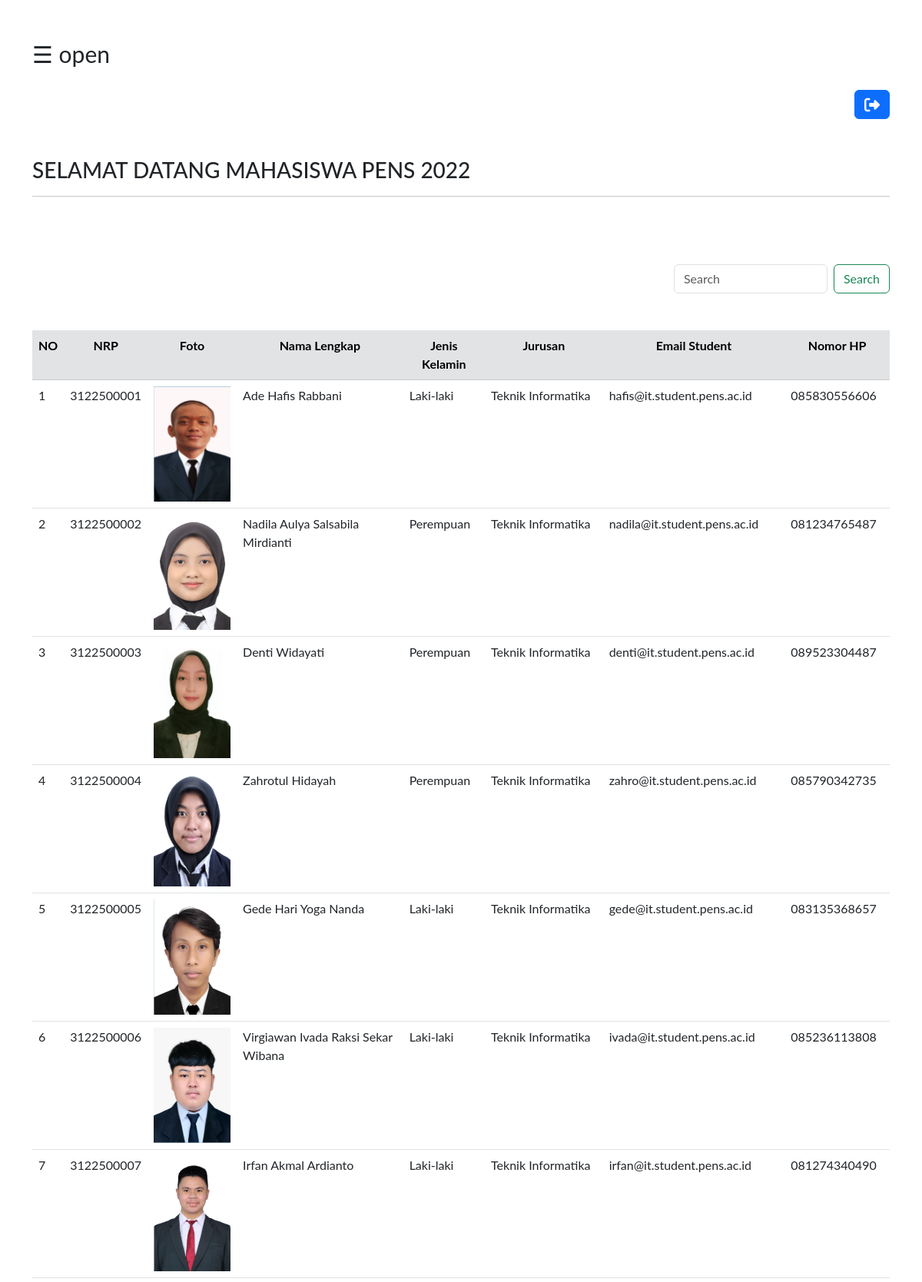
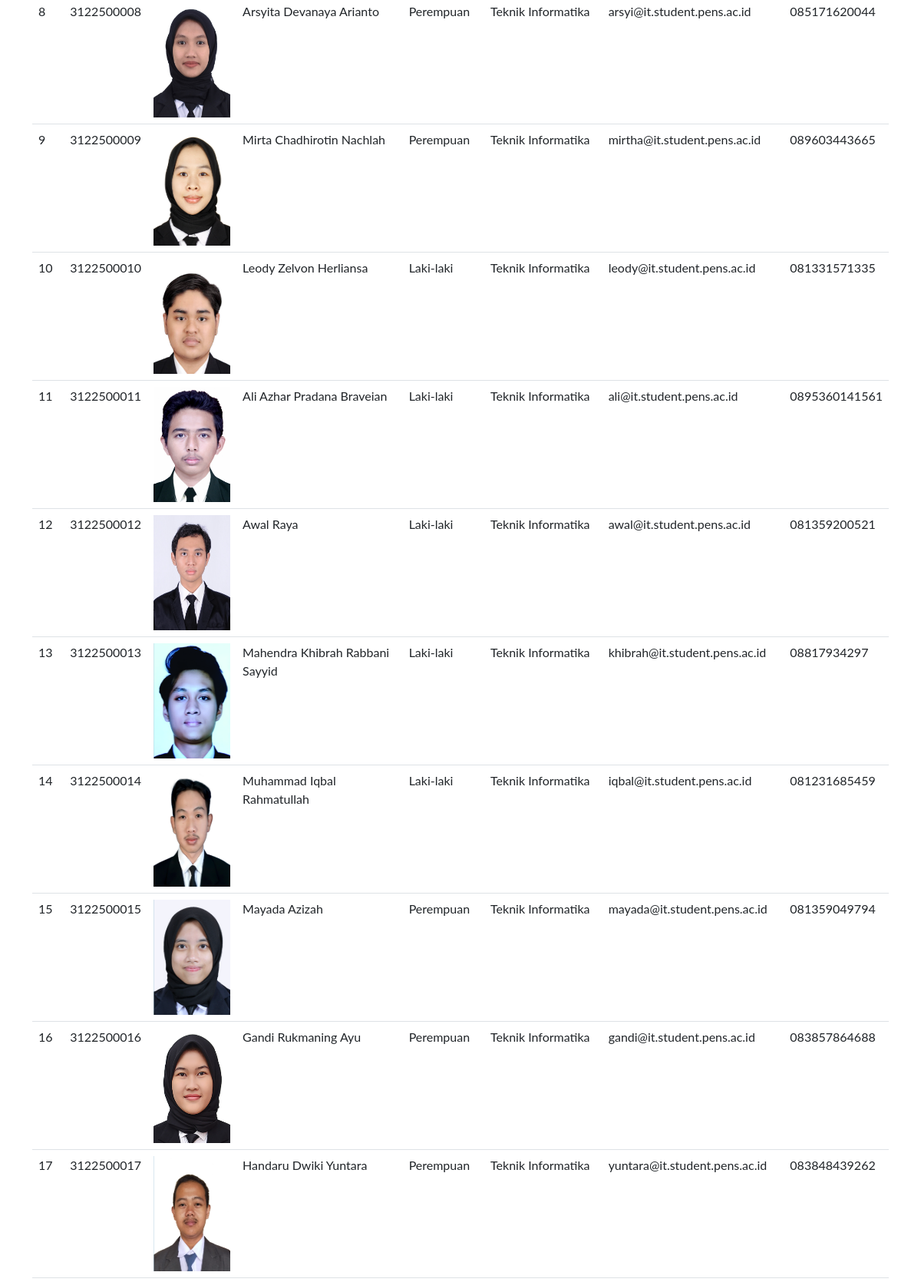
Screenshot of /DataMahasiswa/tampilanMahasiswa.php (signed in, upper part) with the database file from the repository (2 pictures, top to bottom).
### tables this page shows
CREATE TABLE `mahasiswa` (
  `nrp` varchar(20) NOT NULL,
  `nama` varchar(255) NOT NULL,
  `jenis_kelamin` varchar(10) NOT NULL,
  `jurusan` varchar(100) NOT NULL,
  `email` varchar(100) NOT NULL,
  `no_hp` varchar(100) NOT NULL,
  `foto` varchar(255) NOT NULL,
  `tipe` varchar(255) NOT NULL,
  `size` varchar(20) NOT NULL,
  `id` int(20) NOT NULL,
  `files` varchar(255) NOT NULL,
  `Tugas` varchar(500) NOT NULL
);

### DataMahasiswa/tampilanMahasiswa.php (the view, shortened to what this page needs)
<!DOCTYPE html>
<html>
<head>
	<link rel="stylesheet" href="https://cdnjs.cloudflare.com/ajax/libs/font-awesome/6.4.0/css/all.min.css">
	<link rel="stylesheet" href="https://cdnjs.cloudflare.com/ajax/libs/font-awesome/6.4.0/css/all.min.css">
  	<link href="https://cdn.jsdelivr.net/npm/bootstrap@5.3.0-alpha3/dist/css/bootstrap.min.css" rel="stylesheet">
</head>
<body>
	<br><br>
	<div class="container-lg">
<span style="font-size:30px;cursor:pointer" onclick="openNav()">&#9776; open</span>
		<br><br>
		<div class="d-grid gap-2 d-md-flex justify-content-md-end">
		<a class="btn btn-primary" href="logout.php"><i class="fa-sharp fa-solid fa-right-from-bracket fa-lg" style="color: #ffffff;"></i></a>
		</div>
	<h3>SELAMAT DATANG MAHASISWA PENS 2022</h3>
	<hr>
	<br/>
	<br/>
	<br/>
	<form  method="post" class="d-flex" role="search" style="justify-content: flex-end;">
  		<div style="display: flex;">
    	<input class="form-control me-2" name="cari_nama" type="search" placeholder="Search" aria-label="Search" style="max-width: 200px;" autofocus autocomplete="off">
    	<button class="btn btn-outline-success" type="submit" name="cari" >Search</button>
  		</div>
	</form><br><br>
	<table class="table table-hover " >
		<tr class="table-secondary" align="center">
			<th>NO</th>
            <th>NRP</th>
			<th>Foto</th>
			<th>Nama Lengkap</th>
			<th>Jenis Kelamin</th>
			<th>Jurusan</th>
			<th>Email Student</th>
            <th>Nomor HP</th>
		</tr>
		<?php
		include 'koneksi.php';
		if(isset($_POST['cari'])){
			$caridata = $_POST['cari_nama'];
			$query = "SELECT * FROM mahasiswa WHERE nama LIKE '%$caridata%' OR
					nrp LIKE '%$caridata%' OR email LIKE '%$caridata%' OR no_hp LIKE '%$caridata%' OR
					jenis_kelamin LIKE '%$caridata
					%' OR jurusan LIKE '%$caridata%'";
		}else{
			$query = "SELECT * FROM mahasiswa";
		}
		$no = 1;
		$data = mysqli_query($conn,$query);
		while($d = mysqli_fetch_array($data)){
			?>
			<tr >
				<td><?php echo $no++; ?></td>
                <td><?php echo $d['nrp']; ?></td>
				<td><img width="100px" height="150px" src="<?php echo "Photo/".$d['foto']; ?>"></td>
				<td><?php echo $d['nama']; ?></td>
				<td><?php echo $d['jenis_kelamin']; ?></td>
                <td><?php echo $d['jurusan']; ?></td>
                <td><?php echo $d['email']; ?></td>
                <td><?php echo $d['no_hp']; ?></td>
			</tr>
			<?php
		}
		?>
	</table>
</div>
<br><br><br>
</body>
</html>

### DataMahasiswa/tampilanMahasiswa.php (style rules this page uses)
a { color: inherit; text-decoration: none; }
h3 { margin-top: 50px; }
body { font-family: "Lato", sans-serif; }

### rows the page displays
mahasiswa: nrp "3122500001", foto (picture), nama "Ade Hafis Rabbani", jenis_kelamin "Laki-laki", jurusan "Teknik Informatika", email "hafis@it.student.pens.ac.id", no_hp "085830556606"
mahasiswa: nrp "3122500002", foto (picture), nama "Nadila Aulya Salsabila Mirdianti", jenis_kelamin "Perempuan", jurusan "Teknik Informatika", email "nadila@it.student.pens.ac.id", no_hp "081234765487"
mahasiswa: nrp "3122500003", foto (picture), nama "Denti Widayati", jenis_kelamin "Perempuan", jurusan "Teknik Informatika", email "denti@it.student.pens.ac.id", no_hp "089523304487"
mahasiswa: nrp "3122500004", foto (picture), nama "Zahrotul Hidayah", jenis_kelamin "Perempuan", jurusan "Teknik Informatika", email "zahro@it.student.pens.ac.id", no_hp "085790342735"
mahasiswa: nrp "3122500005", foto (picture), nama "Gede Hari Yoga Nanda", jenis_kelamin "Laki-laki", jurusan "Teknik Informatika", email "gede@it.student.pens.ac.id", no_hp "083135368657"
mahasiswa: nrp "3122500006", foto (picture), nama "Virgiawan Ivada Raksi Sekar Wibana", jenis_kelamin "Laki-laki", jurusan "Teknik Informatika", email "ivada@it.student.pens.ac.id", no_hp "085236113808"
mahasiswa: nrp "3122500007", foto (picture), nama "Irfan Akmal Ardianto", jenis_kelamin "Laki-laki", jurusan "Teknik Informatika", email "irfan@it.student.pens.ac.id", no_hp "081274340490"
mahasiswa: nrp "3122500008", foto (picture), nama "Arsyita Devanaya Arianto", jenis_kelamin "Perempuan", jurusan "Teknik Informatika", email "arsyi@it.student.pens.ac.id", no_hp "085171620044"
mahasiswa: nrp "3122500009", foto (picture), nama "Mirta Chadhirotin Nachlah", jenis_kelamin "Perempuan", jurusan "Teknik Informatika", email "mirtha@it.student.pens.ac.id", no_hp "089603443665"
mahasiswa: nrp "3122500010", foto (picture), nama "Leody Zelvon Herliansa", jenis_kelamin "Laki-laki", jurusan "Teknik Informatika", email "leody@it.student.pens.ac.id", no_hp "081331571335"
mahasiswa: nrp "3122500011", foto (picture), nama "Ali Azhar Pradana Braveian", jenis_kelamin "Laki-laki", jurusan "Teknik Informatika", email "ali@it.student.pens.ac.id", no_hp "0895360141561"
mahasiswa: nrp "3122500012", foto (picture), nama "Awal Raya", jenis_kelamin "Laki-laki", jurusan "Teknik Informatika", email "awal@it.student.pens.ac.id", no_hp "081359200521"
mahasiswa: nrp "3122500013", foto (picture), nama "Mahendra Khibrah Rabbani Sayyid", jenis_kelamin "Laki-laki", jurusan "Teknik Informatika", email "khibrah@it.student.pens.ac.id", no_hp "08817934297"
mahasiswa: nrp "3122500014", foto (picture), nama "Muhammad Iqbal Rahmatullah", jenis_kelamin "Laki-laki", jurusan "Teknik Informatika", email "iqbal@it.student.pens.ac.id", no_hp "081231685459"
mahasiswa: nrp "3122500015", foto (picture), nama "Mayada Azizah", jenis_kelamin "Perempuan", jurusan "Teknik Informatika", email "mayada@it.student.pens.ac.id", no_hp "081359049794"
mahasiswa: nrp "3122500016", foto (picture), nama "Gandi Rukmaning Ayu", jenis_kelamin "Perempuan", jurusan "Teknik Informatika", email "gandi@it.student.pens.ac.id", no_hp "083857864688"
mahasiswa: nrp "3122500017", foto (picture), nama "Handaru Dwiki Yuntara", jenis_kelamin "Perempuan", jurusan "Teknik Informatika", email "yuntara@it.student.pens.ac.id", no_hp "083848439262"
